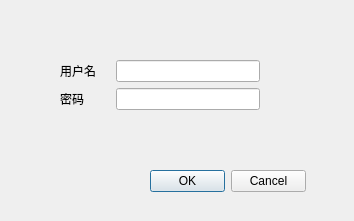
<?xml version="1.0" encoding="UTF-8"?>
<ui version="4.0">
 <class>login</class>
 <widget class="QDialog" name="login">
  <property name="geometry">
   <rect>
    <x>0</x>
    <y>0</y>
    <width>354</width>
    <height>221</height>
   </rect>
  </property>
  <property name="windowTitle">
   <string>Dialog</string>
  </property>
  <widget class="QDialogButtonBox" name="buttonBox">
   <property name="enabled">
    <bool>true</bool>
   </property>
   <property name="geometry">
    <rect>
     <x>150</x>
     <y>170</y>
     <width>156</width>
     <height>23</height>
    </rect>
   </property>
   <property name="orientation">
    <enum>Qt::Horizontal</enum>
   </property>
   <property name="standardButtons">
    <set>QDialogButtonBox::Cancel|QDialogButtonBox::Ok</set>
   </property>
  </widget>
  <widget class="QWidget" name="layoutWidget">
   <property name="geometry">
    <rect>
     <x>60</x>
     <y>60</y>
     <width>200</width>
     <height>50</height>
    </rect>
   </property>
   <layout class="QVBoxLayout" name="verticalLayout">
    <item>
     <layout class="QHBoxLayout" name="horizontalLayout">
      <item>
       <widget class="QLabel" name="label">
        <property name="minimumSize">
         <size>
          <width>50</width>
          <height>0</height>
         </size>
        </property>
        <property name="baseSize">
         <size>
          <width>0</width>
          <height>0</height>
         </size>
        </property>
        <property name="text">
         <string>用户名</string>
        </property>
       </widget>
      </item>
      <item>
       <widget class="QLineEdit" name="lineEdit_UserName">
        <property name="minimumSize">
         <size>
          <width>140</width>
          <height>0</height>
         </size>
        </property>
       </widget>
      </item>
     </layout>
    </item>
    <item>
     <layout class="QHBoxLayout" name="horizontalLayout_2">
      <item>
       <widget class="QLabel" name="label_2">
        <property name="minimumSize">
         <size>
          <width>50</width>
          <height>0</height>
         </size>
        </property>
        <property name="text">
         <string>密码</string>
        </property>
       </widget>
      </item>
      <item>
       <widget class="QLineEdit" name="lineEdit_PassWord">
        <property name="minimumSize">
         <size>
          <width>140</width>
          <height>0</height>
         </size>
        </property>
        <property name="baseSize">
         <size>
          <width>0</width>
          <height>0</height>
         </size>
        </property>
        <property name="echoMode">
         <enum>QLineEdit::Password</enum>
        </property>
       </widget>
      </item>
     </layout>
    </item>
   </layout>
  </widget>
 </widget>
 <resources/>
 <connections>
  <connection>
   <sender>buttonBox</sender>
   <signal>rejected()</signal>
   <receiver>login</receiver>
   <slot>reject()</slot>
   <hints>
    <hint type="sourcelabel">
     <x>316</x>
     <y>260</y>
    </hint>
    <hint type="destinationlabel">
     <x>286</x>
     <y>274</y>
    </hint>
   </hints>
  </connection>
  <connection>
   <sender>buttonBox</sender>
   <signal>accepted()</signal>
   <receiver>login</receiver>
   <slot>accept()</slot>
   <hints>
    <hint type="sourcelabel">
     <x>248</x>
     <y>254</y>
    </hint>
    <hint type="destinationlabel">
     <x>157</x>
     <y>274</y>
    </hint>
   </hints>
  </connection>
 </connections>
</ui>
